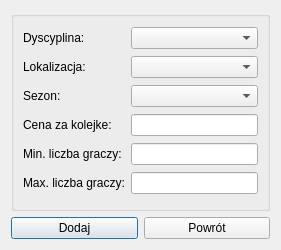
<?xml version="1.0" encoding="UTF-8"?>
<ui version="4.0">
 <class>Okno_dodanieLigi</class>
 <widget class="QDialog" name="Okno_dodanieLigi">
  <property name="geometry">
   <rect>
    <x>0</x>
    <y>0</y>
    <width>281</width>
    <height>250</height>
   </rect>
  </property>
  <property name="windowTitle">
   <string>Dialog</string>
  </property>
  <layout class="QVBoxLayout" name="verticalLayout">
   <item>
    <widget class="QGroupBox" name="groupBox">
     <property name="title">
      <string/>
     </property>
     <layout class="QGridLayout" name="gridLayout">
      <item row="2" column="0">
       <widget class="QLabel" name="label_4">
        <property name="text">
         <string>Sezon:</string>
        </property>
       </widget>
      </item>
      <item row="3" column="1">
       <widget class="QLineEdit" name="lineEdit_3"/>
      </item>
      <item row="5" column="0">
       <widget class="QLabel" name="label_6">
        <property name="text">
         <string>Max. liczba graczy:</string>
        </property>
       </widget>
      </item>
      <item row="4" column="0">
       <widget class="QLabel" name="label_5">
        <property name="text">
         <string>Min. liczba graczy:</string>
        </property>
       </widget>
      </item>
      <item row="0" column="0">
       <widget class="QLabel" name="label">
        <property name="text">
         <string>Dyscyplina:</string>
        </property>
       </widget>
      </item>
      <item row="0" column="1">
       <widget class="QComboBox" name="comboBox"/>
      </item>
      <item row="2" column="1">
       <widget class="QComboBox" name="comboBox_3"/>
      </item>
      <item row="1" column="1">
       <widget class="QComboBox" name="comboBox_2"/>
      </item>
      <item row="3" column="0">
       <widget class="QLabel" name="label_3">
        <property name="text">
         <string>Cena za kolejke:</string>
        </property>
       </widget>
      </item>
      <item row="1" column="0">
       <widget class="QLabel" name="label_2">
        <property name="text">
         <string>Lokalizacja:</string>
        </property>
       </widget>
      </item>
      <item row="4" column="1">
       <widget class="QLineEdit" name="lineEdit"/>
      </item>
      <item row="5" column="1">
       <widget class="QLineEdit" name="lineEdit_2"/>
      </item>
     </layout>
    </widget>
   </item>
   <item>
    <layout class="QGridLayout" name="gridLayout_2">
     <item row="0" column="0">
      <widget class="QPushButton" name="pushButton">
       <property name="text">
        <string>Dodaj</string>
       </property>
      </widget>
     </item>
     <item row="0" column="1">
      <widget class="QPushButton" name="pushButton_2">
       <property name="text">
        <string>Powrót</string>
       </property>
      </widget>
     </item>
    </layout>
   </item>
  </layout>
 </widget>
 <resources/>
 <connections/>
</ui>
